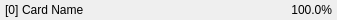
<?xml version="1.0" encoding="UTF-8"?>
<ui version="4.0">
 <class>CardWidget</class>
 <widget class="QWidget" name="CardWidget">
  <property name="geometry">
   <rect>
    <x>0</x>
    <y>0</y>
    <width>337</width>
    <height>20</height>
   </rect>
  </property>
  <property name="minimumSize">
   <size>
    <width>0</width>
    <height>20</height>
   </size>
  </property>
  <property name="maximumSize">
   <size>
    <width>16777215</width>
    <height>41</height>
   </size>
  </property>
  <property name="windowTitle">
   <string>Form</string>
  </property>
  <layout class="QHBoxLayout" name="horizontalLayout">
   <property name="spacing">
    <number>3</number>
   </property>
   <property name="leftMargin">
    <number>5</number>
   </property>
   <property name="topMargin">
    <number>1</number>
   </property>
   <property name="rightMargin">
    <number>5</number>
   </property>
   <property name="bottomMargin">
    <number>1</number>
   </property>
   <item>
    <widget class="QLabel" name="labelCost">
     <property name="text">
      <string>[0]</string>
     </property>
    </widget>
   </item>
   <item>
    <widget class="QLabel" name="label">
     <property name="text">
      <string>Card Name</string>
     </property>
    </widget>
   </item>
   <item>
    <spacer name="horizontalSpacer">
     <property name="orientation">
      <enum>Qt::Horizontal</enum>
     </property>
     <property name="sizeHint" stdset="0">
      <size>
       <width>40</width>
       <height>5</height>
      </size>
     </property>
    </spacer>
   </item>
   <item>
    <widget class="QWidget" name="widgetButtonPlaceholder" native="true"/>
   </item>
   <item>
    <widget class="QLabel" name="labelPercent">
     <property name="minimumSize">
      <size>
       <width>50</width>
       <height>0</height>
      </size>
     </property>
     <property name="text">
      <string>100.0%</string>
     </property>
     <property name="alignment">
      <set>Qt::AlignRight|Qt::AlignTrailing|Qt::AlignVCenter</set>
     </property>
    </widget>
   </item>
  </layout>
 </widget>
 <resources/>
 <connections/>
</ui>
